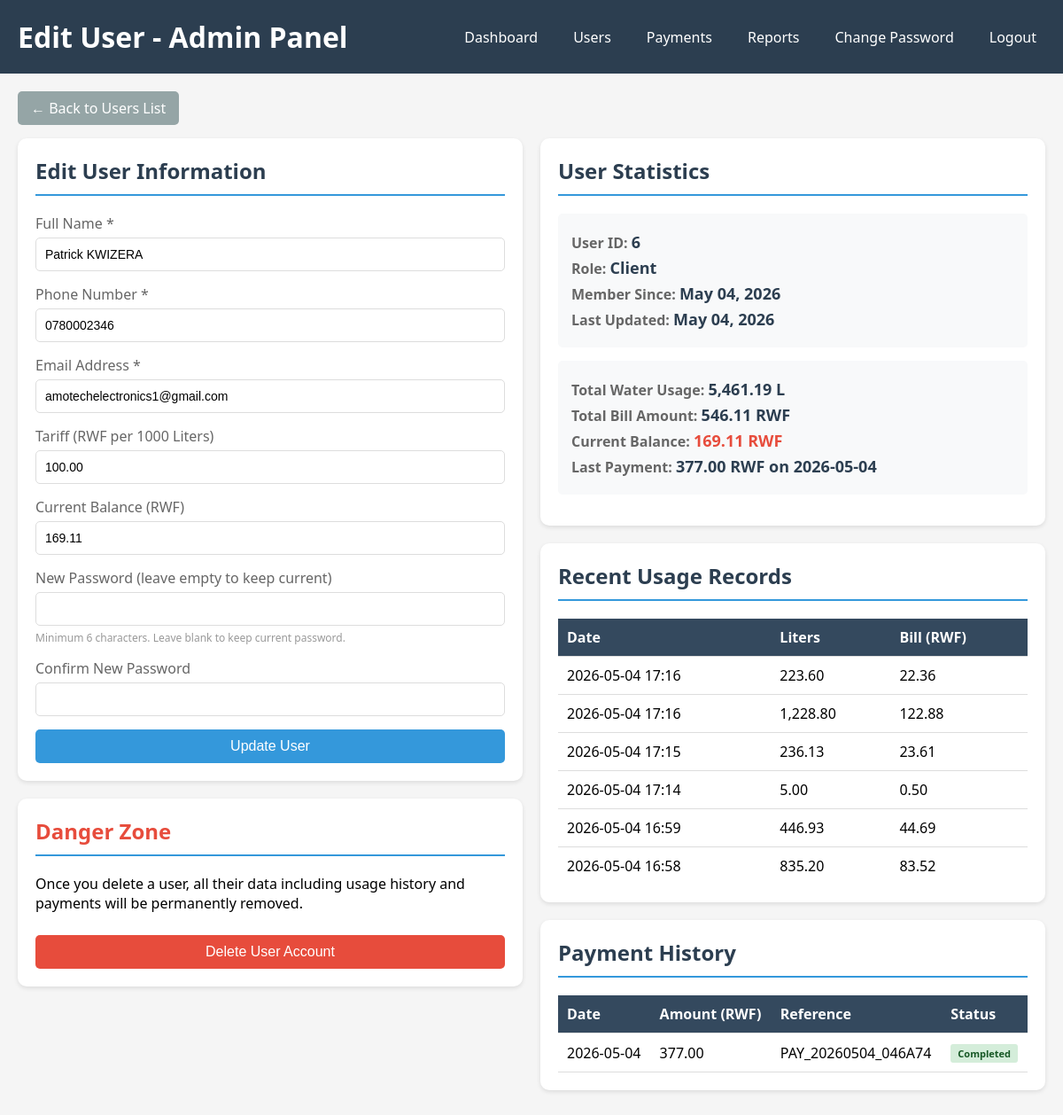
The app's page /admin/edit_user.php?id=6 (signed in) with its own data.
### tables this page shows
CREATE TABLE `users` (
  `id` int(11) NOT NULL,
  `name` varchar(100) NOT NULL,
  `phone` varchar(20) NOT NULL,
  `email` varchar(100) NOT NULL,
  `password` varchar(255) NOT NULL,
  `role` enum('admin','client') DEFAULT 'client',
  `tariff` decimal(10,2) DEFAULT 100.00,
  `balance` decimal(10,2) DEFAULT 0.00,
  `reset_token` varchar(255) DEFAULT NULL,
  `reset_expires` datetime DEFAULT NULL,
  `created_at` timestamp NOT NULL DEFAULT current_timestamp(),
  `updated_at` timestamp NOT NULL DEFAULT current_timestamp() ON UPDATE current_timestamp()
);

CREATE TABLE `payments` (
  `id` int(11) NOT NULL,
  `user_id` int(11) NOT NULL,
  `amount` decimal(10,2) NOT NULL,
  `reference` varchar(50) NOT NULL,
  `status` enum('pending','completed','failed') DEFAULT 'pending',
  `payment_method` varchar(50) DEFAULT NULL,
  `transaction_id` varchar(100) DEFAULT NULL,
  `notes` text DEFAULT NULL,
  `date` timestamp NOT NULL DEFAULT current_timestamp()
);

CREATE TABLE `usage_data` (
  `id` int(11) NOT NULL,
  `user_id` int(11) NOT NULL,
  `liters` decimal(10,2) DEFAULT 0.00,
  `bill` decimal(10,2) DEFAULT 0.00,
  `date` timestamp NOT NULL DEFAULT current_timestamp()
);

### includes/functions.php (called while the page is built, shortened)
<?php
function formatCurrency($amount) {
    return number_format($amount, 2) . ' RWF';
}
function formatLiters($liters) {
    return number_format($liters, 2) . ' L';
}
function getUserTotalUsage($userId, $startDate = null, $endDate = null) {
    $conn = getDB();
    $sql = "SELECT SUM(liters) as total_liters, SUM(bill) as total_bill FROM usage_data WHERE user_id = ?";
    if ($startDate && $endDate) {
        $sql .= " AND date BETWEEN ? AND ?";
        $stmt = $conn->prepare($sql);
        $stmt->bind_param("iss", $userId, $startDate, $endDate);
    } else {
        $stmt = $conn->prepare($sql);
        $stmt->bind_param("i", $userId);
    }
    $stmt->execute();
    $result = $stmt->get_result();
    return $result->fetch_assoc();
}
function getUserLastPayment($userId) {
    $conn = getDB();
    $stmt = $conn->prepare("SELECT * FROM payments WHERE user_id = ? AND status = 'completed' ORDER BY date DESC LIMIT 1");
    $stmt->bind_param("i", $userId);
    $stmt->execute();
    $result = $stmt->get_result();
    return $result->fetch_assoc();
}
?>

### admin/edit_user.php (the view, shortened to what this page needs)
<?php
require_once '../includes/functions.php';
$conn = getDB();
$userId = isset($_GET['id']) ? intval($_GET['id']) : 0;
$stmt = $conn->prepare("SELECT * FROM users WHERE id = ? AND role = 'client'");
$stmt->bind_param("i", $userId);
$stmt->execute();
$user = $stmt->get_result()->fetch_assoc();
$usageStats = getUserTotalUsage($userId);
$lastPayment = getUserLastPayment($userId);
$recentUsage = $conn->prepare("
    SELECT * FROM usage_data
    WHERE user_id = ?
    ORDER BY date DESC
    LIMIT 10
");
$recentUsage->bind_param("i", $userId);
$recentUsage->execute();
$usageHistory = $recentUsage->get_result();
$payments = $conn->prepare("
    SELECT * FROM payments
    WHERE user_id = ?
    ORDER BY date DESC
    LIMIT 10
");
$payments->bind_param("i", $userId);
$payments->execute();
$paymentHistory = $payments->get_result();
?>
<!DOCTYPE html>
<html lang="en">
<head>
</head>
<body>
    <div class="header">
        <h1>Edit User - Admin Panel</h1>
        <div class="nav-links">
            <a href="dashboard.php">Dashboard</a>
            <a href="users.php">Users</a>
            <a href="payments.php">Payments</a>
            <a href="reports.php">Reports</a>
            <a href="change_password.php">Change Password</a>
            <a href="../logout.php">Logout</a>
        </div>
    </div>
    <div class="container">
        <a href="users.php" class="btn-back">← Back to Users List</a>
        <div class="grid-2">
            <div>
                <div class="section">
                    <h2>Edit User Information</h2>
                    <form method="POST" action="">
                        <div class="form-group">
                            <label>Full Name *</label>
                            <input type="text" name="name" value="<?php echo htmlspecialchars($user['name']); ?>" required>
                        </div>
                        <div class="form-group">
                            <label>Phone Number *</label>
                            <input type="tel" name="phone" value="<?php echo htmlspecialchars($user['phone']); ?>" required>
                        </div>
                        <div class="form-group">
                            <label>Email Address *</label>
                            <input type="email" name="email" value="<?php echo htmlspecialchars($user['email']); ?>" required>
                        </div>
                        <div class="form-group">
                            <label>Tariff (RWF per 1000 Liters)</label>
                            <input type="number" name="tariff" step="0.01" value="<?php echo $user['tariff']; ?>" required>
                        </div>
                        <div class="form-group">
                            <label>Current Balance (RWF)</label>
                            <input type="number" name="balance" step="0.01" value="<?php echo $user['balance']; ?>">
                        </div>
                        <div class="form-group">
                            <label>New Password (leave empty to keep current)</label>
                            <input type="password" name="new_password" id="new_password">
                            <div class="password-note">Minimum 6 characters. Leave blank to keep current password.</div>
                        </div>
                        <div class="form-group">
                            <label>Confirm New Password</label>
                            <input type="password" name="confirm_password" id="confirm_password">
                        </div>
                        <button type="submit">Update User</button>
                    </form>
                </div>
                <div class="section">
                    <h2 style="color: #e74c3c;">Danger Zone</h2>
                    <p style="margin-bottom: 15px;">Once you delete a user, all their data including usage history and payments will be permanently removed.</p>
                    <button class="btn-danger" onclick="confirmDelete(<?php echo $userId; ?>)">Delete User Account</button>
                </div>
            </div>
            <div>
                <div class="section">
                    <h2>User Statistics</h2>
                    <div class="stats-card">
                        <p><span class="stats-label">User ID:</span> <span class="stats-value"><?php echo $user['id']; ?></span></p>
                        <p><span class="stats-label">Role:</span> <span class="stats-value"><?php echo ucfirst($user['role']); ?></span></p>
                        <p><span class="stats-label">Member Since:</span> <span class="stats-value"><?php echo date('F d, Y', strtotime($user['created_at'])); ?></span></p>
                        <p><span class="stats-label">Last Updated:</span> <span class="stats-value"><?php echo date('F d, Y', strtotime($user['updated_at'])); ?></span></p>
                    </div>
                    <div class="stats-card">
                        <p><span class="stats-label">Total Water Usage:</span> <span class="stats-value"><?php echo formatLiters($usageStats['total_liters'] ?? 0); ?></span></p>
                        <p><span class="stats-label">Total Bill Amount:</span> <span class="stats-value"><?php echo formatCurrency($usageStats['total_bill'] ?? 0); ?></span></p>
                        <p><span class="stats-label">Current Balance:</span> <span class="stats-value" style="color: <?php echo $user['balance'] > 0 ? '#e74c3c' : '#27ae60'; ?>">
                            <?php echo formatCurrency($user['balance']); ?>
                        </span></p>
                        <?php if ($lastPayment): ?>
                        <p><span class="stats-label">Last Payment:</span> <span class="stats-value"><?php echo formatCurrency($lastPayment['amount']); ?> on <?php echo date('Y-m-d', strtotime($lastPayment['date'])); ?></span></p>
                        <?php endif; ?>
                    </div>
                </div>
                <div class="section">
                    <h2>Recent Usage Records</h2>
                    <div style="overflow-x: auto; max-height: 300px;">
                        <table>
                            <thead>
                                <tr>
                                    <th>Date</th>
                                    <th>Liters</th>
                                    <th>Bill (RWF)</th>
                                </tr>
                            </thead>
                            <tbody>
                                <?php if ($usageHistory->num_rows > 0): ?>
                                    <?php while($record = $usageHistory->fetch_assoc()): ?>
                                    <tr>
                                        <td><?php echo date('Y-m-d H:i', strtotime($record['date'])); ?></td>
                                        <td><?php echo number_format($record['liters'], 2); ?></td>
                                        <td><?php echo number_format($record['bill'], 2); ?></td>
                                    </tr>
                                    <?php endwhile; ?>
                                <?php else: ?>
                                    <tr>
                                        <td colspan="3" style="text-align: center;">No usage records found</td>
                                    </tr>
                                <?php endif; ?>
                            </tbody>
                        </table>
                    </div>
                </div>
                <div class="section">
                    <h2>Payment History</h2>
                    <div style="overflow-x: auto; max-height: 300px;">
                        <table>
                            <thead>
                                <tr>
                                    <th>Date</th>
                                    <th>Amount (RWF)</th>
                                    <th>Reference</th>
                                    <th>Status</th>
                                </tr>
                            </thead>
                            <tbody>
                                <?php if ($paymentHistory->num_rows > 0): ?>
                                    <?php while($payment = $paymentHistory->fetch_assoc()): ?>
                                    <tr>
                                        <td><?php echo date('Y-m-d', strtotime($payment['date'])); ?></td>
                                        <td><?php echo number_format($payment['amount'], 2); ?></td>
                                        <td><?php echo $payment['reference']; ?></td>
                                        <td>
                                            <span class="badge badge-<?php echo $payment['status']; ?>">
                                                <?php echo ucfirst($payment['status']); ?>
                                            </span>
                                        </td>
                                    </tr>
                                    <?php endwhile; ?>
                                <?php else: ?>
                                    <tr>
                                        <td colspan="4" style="text-align: center;">No payment records found</td>
                                    </tr>
                                <?php endif; ?>
                            </tbody>
                        </table>
                    </div>
                </div>
            </div>
        </div>
    </div>
</body>
</html>

### admin/edit_user.php (style rules this page uses)
* { margin: 0; padding: 0; box-sizing: border-box; }
body { font-family: 'Segoe UI', Tahoma, Geneva, Verdana, sans-serif; background: #f5f5f5; }
.header { background: #2c3e50; color: white; padding: 20px; display: flex; justify-content: space-between; align-items: center; }
.container { padding: 20px; max-width: 1400px; margin: 0 auto; }
.nav-links { display: flex; gap: 20px; }
.nav-links a { color: white; text-decoration: none; padding: 5px 10px; }
.grid-2 { display: grid; grid-template-columns: 1fr 1fr; gap: 20px; }
.section { background: white; padding: 20px; border-radius: 10px; box-shadow: 0 2px 5px rgba(0,0,0,0.1); margin-bottom: 20px; }
.section h2 { margin-bottom: 20px; color: #2c3e50; border-bottom: 2px solid #3498db; padding-bottom: 10px; }
.form-group { margin-bottom: 15px; }
label { display: block; margin-bottom: 5px; color: #666; font-weight: 500; }
input, select { width: 100%; padding: 10px; border: 1px solid #ddd; border-radius: 5px; font-size: 14px; }
button { background: #3498db; color: white; padding: 10px 20px; border: none; border-radius: 5px; cursor: pointer; font-size: 16px; width: 100%; }
.stats-card { background: #f8f9fa; padding: 15px; border-radius: 5px; margin-bottom: 15px; }
.stats-card p { margin: 5px 0; }
.stats-label { font-weight: bold; color: #666; }
.stats-value { font-size: 18px; font-weight: bold; color: #2c3e50; }
table { width: 100%; border-collapse: collapse; }
th, td { padding: 10px; text-align: left; border-bottom: 1px solid #ddd; }
th { background: #34495e; color: white; }
.btn-back { display: inline-block; background: #95a5a6; color: white; padding: 8px 15px; text-decoration: none; border-radius: 5px; margin-bottom: 15px; }
.btn-danger { background: #e74c3c; margin-top: 10px; }
.password-note { font-size: 12px; color: #999; margin-top: 5px; }
.badge { display: inline-block; padding: 3px 8px; border-radius: 3px; font-size: 11px; font-weight: bold; }
.badge-completed { background: #d4edda; color: #155724; }

### records on screen
users: name "Patrick KWIZERA", phone "0780002346", email "amotechelectronics1@gmail.com", tariff "100.00", balance "169.11", id "6", role "Client", created_at "May 04, 2026", updated_at "May 04, 2026", balance "169.11 RWF"
payments: amount "377.00 RWF", date "2026-05-04", amount "377.00", reference "PAY_20260504_046A74", status "Completed"
usage_data: date "2026-05-04 17:16", liters "223.60", bill "22.36"
usage_data: date "2026-05-04 17:16", liters "1,228.80", bill "122.88"
usage_data: date "2026-05-04 17:15", liters "236.13", bill "23.61"
usage_data: date "2026-05-04 17:14", liters "5.00", bill "0.50"
usage_data: date "2026-05-04 16:59", liters "446.93", bill "44.69"
usage_data: date "2026-05-04 16:58", liters "835.20", bill "83.52"

### other values on screen
formatLiters($usageStats['total_liters'] ?? 0) "5,461.19 L"
formatCurrency($usageStats['total_bill'] ?? 0) "546.11 RWF"
